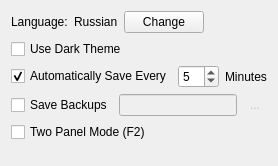
                <widget class="QWidget" name="applicationPageCommon">
                 <layout class="QGridLayout" name="gridLayout_18">
                  <item row="1" column="0">
                   <widget class="QCheckBox" name="useDarkTheme">
                    <property name="text">
                     <string>Use Dark Theme</string>
                    </property>
                   </widget>
                  </item>
                  <item row="2" column="0">
                   <layout class="QHBoxLayout" name="horizontalLayout_4">
                    <item>
                     <widget class="QCheckBox" name="autosave">
                      <property name="text">
                       <string>Automatically Save Every</string>
                      </property>
                      <property name="checked">
                       <bool>true</bool>
                      </property>
                     </widget>
                    </item>
                    <item>
                     <widget class="QSpinBox" name="autosaveInterval">
                      <property name="minimum">
                       <number>2</number>
                      </property>
                      <property name="maximum">
                       <number>30</number>
                      </property>
                      <property name="value">
                       <number>5</number>
                      </property>
                     </widget>
                    </item>
                    <item>
                     <widget class="QLabel" name="autosaveSiffix">
                      <property name="sizePolicy">
                       <sizepolicy hsizetype="Expanding" vsizetype="Preferred">
                        <horstretch>0</horstretch>
                        <verstretch>0</verstretch>
                       </sizepolicy>
                      </property>
                      <property name="text">
                       <string>Minutes</string>
                      </property>
                      <property name="buddy">
                       <cstring>autosaveInterval</cstring>
                      </property>
                     </widget>
                    </item>
                   </layout>
                  </item>
                  <item row="3" column="0">
                   <layout class="QHBoxLayout" name="horizontalLayout_11">
                    <item>
                     <widget class="QCheckBox" name="saveBackups">
                      <property name="text">
                       <string>Save Backups</string>
                      </property>
                      <property name="checked">
                       <bool>false</bool>
                      </property>
                     </widget>
                    </item>
                    <item>
                     <widget class="QLineEdit" name="saveBackupsFolder">
                      <property name="enabled">
                       <bool>false</bool>
                      </property>
                      <property name="clearButtonEnabled">
                       <bool>false</bool>
                      </property>
                     </widget>
                    </item>
                    <item>
                     <widget class="FlatButton" name="browseBackupFolder">
                      <property name="enabled">
                       <bool>false</bool>
                      </property>
                      <property name="toolTip">
                       <string>Browse...</string>
                      </property>
                      <property name="text">
                       <string>...</string>
                      </property>
                      <property name="icon">
                       <iconset resource="../../../scenarist-core/Resources/Resources.qrc">
                        <normaloff>:/Graphics/Icons/browse.png</normaloff>:/Graphics/Icons/browse.png</iconset>
                      </property>
                      <property name="iconSize">
                       <size>
                        <width>22</width>
                        <height>22</height>
                       </size>
                      </property>
                      <property name="autoRaise">
                       <bool>true</bool>
                      </property>
                     </widget>
                    </item>
                   </layout>
                  </item>
                  <item row="4" column="0">
                   <widget class="QCheckBox" name="applicationTwoPanelMode">
                    <property name="text">
                     <string>Two Panel Mode (F2)</string>
                    </property>
                   </widget>
                  </item>
                  <item row="0" column="0">
                   <layout class="QHBoxLayout" name="horizontalLayout_13">
                    <item>
                     <widget class="QLabel" name="label_31">
                      <property name="text">
                       <string>Language:</string>
                      </property>
                     </widget>
                    </item>
                    <item>
                     <widget class="QLabel" name="applicationLanguage">
                      <property name="text">
                       <string>Russian</string>
                      </property>
                     </widget>
                    </item>
                    <item>
                     <widget class="QPushButton" name="changeLanguage">
                      <property name="text">
                       <string>Change</string>
                      </property>
                     </widget>
                    </item>
                    <item>
                     <spacer name="horizontalSpacer_5">
                      <property name="orientation">
                       <enum>Qt::Horizontal</enum>
                      </property>
                      <property name="sizeHint" stdset="0">
                       <size>
                        <width>40</width>
                        <height>20</height>
                       </size>
                      </property>
                     </spacer>
                    </item>
                   </layout>
                  </item>
                  <item row="5" column="0">
                   <spacer name="verticalSpacer_4">
                    <property name="orientation">
                     <enum>Qt::Vertical</enum>
                    </property>
                    <property name="sizeHint" stdset="0">
                     <size>
                      <width>13</width>
                      <height>13</height>
                     </size>
                    </property>
                   </spacer>
                  </item>
                 </layout>
                </widget>
